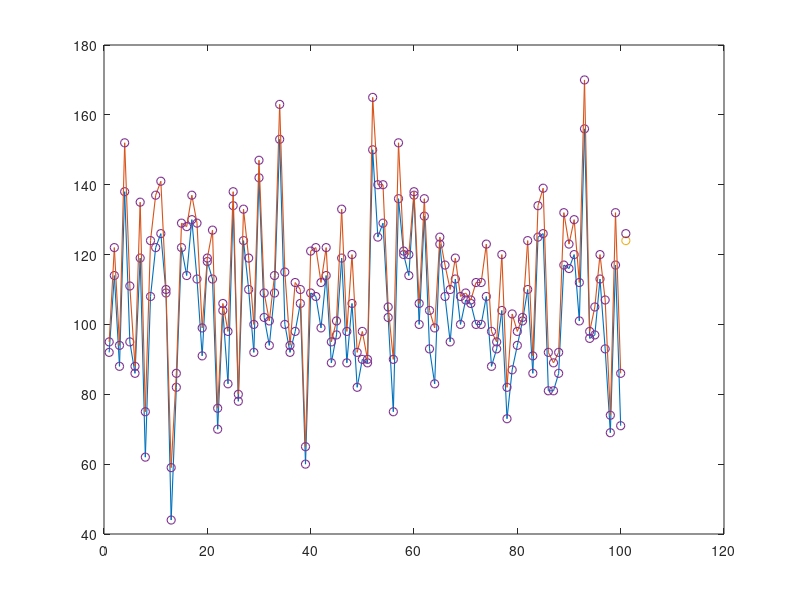

MATLAB code for this plot:
clc;
clear ;
%% 历史开奖数据
% 第一个红球
red1 = [06,02,02,05,07, 03, 01, 02, 04, 12, ...
        06, 04, 02, 06, 06, 05, 06, 07, 05, 09, ...
        03, 01, 07, 07, 06, 03, 14, 05, 03, 12, ...
        01, 04, 05, 14, 08, 02, 01, 09, 02, 03, ...
        05, 05, 02, 01, 03, 02, 03, 05, 02, 03, ...
        02, 07, 10, 08, 02, 01, 12, 06, 06, 16, ...
        01, 16, 06, 04, 09, 06, 01, 07, 06, 04, ...
        04, 05, 06, 05, 01, 08, 03, 01, 01, 05, ...
        04, 04, 08, 03, 07, 01, 05, 03, 02, 01, ...
        08, 07, 21, 06, 04, 03, 04, 02, 01, 02, ...
        ];  %100    
% 第二个红球
red2 = [13, 12, 05, 19, 10, 06, 20, 03, 15, 18, ...
        15, 07, 03, 07, 14, 10, 09, 11, 06, 11, ...
        07, 07, 12, 09, 19, 04, 15, 11, 08, 23, ...
        10, 10, 12, 17, 12, 03, 10, 12, 06, 12, ...
        07, 10, 17, 07, 12, 11, 07, 07, 04, 05, ...
        05, 24, 14, 12, 04, 06, 15, 13, 09, 18, ...
        03, 18, 08, 06, 14, 11, 05, 12, 07, 06, ...
        07, 14, 10, 07, 02, 09, 17, 04, 09, 12, ...
        08, 10, 12, 18, 09, 04, 06, 09, 07, 04, ...
        18, 10, 22, 11, 13, 16, 05, 03, 11, 06, ...
        ];  %100
% 第三个红球
red3 = [15, 21, 16, 24, 12, 09, 22, 07, 17, 19, ...
        23, 08, 04, 13, 16, 19, 24, 16, 14, 14, ...
        22, 11, 17, 10, 24, 10, 18, 20, 10, 24, ...
        11, 11, 19, 26, 13, 14, 13, 13, 07, 14, ...
        21, 11, 20, 08, 17, 24, 08, 17, 07, 08, ...
        11, 27, 18, 21, 09, 11, 20, 14, 18, 19, ...
        16, 20, 09, 12, 18, 14, 13, 15, 13, 09, ...
        15, 15, 14, 15, 04, 10, 18, 05, 15, 15, ...
        11, 11, 13, 23, 14, 08, 09, 15, 15, 25, ...
        20, 16, 24, 13, 14, 17, 10, 04, 23, 07, ...
        ];  %100
% 第四个红球
red4 = [17, 23, 17, 28, 16, 15, 23, 09, 19, 20, ...
        24, 29, 07, 14, 27, 20, 29, 17, 20, 22, ...
        24, 15, 19, 14, 25, 15, 19, 22, 13, 26, ...
        22, 14, 22, 31, 19, 16, 20, 16, 10, 16, ...
        22, 21, 23, 21, 18, 25, 14, 20, 18, 14, ...
        17, 29, 23, 27, 26, 14, 26, 23, 19, 24, ...
        18, 21, 17, 13, 23, 20, 21, 24, 19, 27, ...
        18, 16, 15, 19, 25, 13, 19, 15, 17, 17, ...
        21, 23, 14, 24, 31, 21, 13, 17, 29, 27, ...
        22, 20, 28, 16, 18, 19, 13, 06, 24, 15, ...
        ];  %100
% 第五个红球
red5 = [20, 25, 18, 30, 19, 22, 25, 20, 25, 21, ...
        25, 30, 10, 15, 28, 29, 30, 30, 21, 30, ...
        26, 17, 24, 19, 28, 22, 26, 23, 26, 27, ...
        26, 23, 25, 32, 23, 26, 22, 24, 15, 31, ...
        24, 22, 25, 23, 19, 27, 27, 26, 25, 27, ...
        21, 31, 27, 28, 28, 17, 30, 31, 29, 28, ...
        29, 23, 22, 17, 28, 27, 26, 26, 26, 28, ...
        29, 18, 26, 29, 26, 24, 20, 17, 22, 18, ...
        27, 30, 19, 25, 32, 23, 23, 20, 31, 29, ...
        24, 21, 29, 19, 20, 25, 30, 21, 26, 20, ...
        ];  %100
% 第六个红球
red6 = [21, 31, 30, 32, 31, 31, 28, 21, 28, 32, ...
        33, 31, 18, 27, 31, 31, 32, 32, 25, 32, ...
        31, 19, 25, 24, 32, 24, 32, 29, 32, 30, ...
        32, 32, 26, 33, 25, 31, 32, 32, 20, 33, ...
        29, 30, 27, 29, 28, 30, 30, 31, 26, 33, ...
        33, 32, 33, 33, 33, 26, 33, 33, 33, 32, ...
        33, 33, 31, 31, 31, 30, 29, 29, 29, 33, ...
        33, 32, 29, 33, 30, 29, 27, 31, 23, 27, ...
        30, 32, 20, 32, 33, 24, 25, 22, 33, 30, ...
        28, 27, 32, 31, 28, 33, 31, 33, 32, 21, ...
        ];  %100
% 蓝球
blue = [03,08,06,14,16,02,16,13,16,15,...
        15,01,15,04,07,14,07,16,08,01,...
        14,06,02,15,04,02,09,09,08,05,...
        07,07,05,10,15,02,14,04,05,12,...    
        14,13,08,06,04,14,09,14,10,08,...
        01,15,15,11,03,15,16,01,06,01,...
        06,05,11,16,02,09,15,06,08,02,...
        01,12,12,15,10,02,16,09,16,04,...    
        01,14,05,09,13,11,08,06,15,07,...    
        10,11,14,02,08,07,14,05,15,15,...
        ];  %100 
%% 数据分析
n = 100;    %共100期
x = 1:1:n;  
xmax = 105; %X轴最大范围
axis([0 xmax 40 175]) %设置范围
sumred = zeros(0,200);  %预赋值
  for i=1:n
      sumred(i) = red1(i)+red2(i)+red3(i)+red4(i)+red5(i)+red6(i);  %计算红球和值
  end
 
plot(x,sumred,'o-','LineWidth',0.8,'MarkerEdgeColor','#7E2F8E');  %绘制点
hold on;
sumall = zeros(0,200);  %预赋值
for i=1:n
      sumall(i) = red1(i)+red2(i)+red3(i)+red4(i)+red5(i)+red6(i)+blue(i);  %计算总和值
end 
plot(x,sumall,'o-','LineWidth',0.8,'MarkerEdgeColor','#7E2F8E');  %绘制点
hold on;

next = [05 ,14 ,17, 27, 29, 32, 02]; % 下期预选数
nextred = [05 ,14 ,17, 27, 29, 32] ; % 下期红球
nextblue = 02 ; %下期蓝球
sumnextred = sum(nextred);
sumnextall = sumnextred+nextblue;
plot(n+1,sumnextred,'o','LineWidth',0.8);  %绘制点
plot(n+1,sumnextall,'o','LineWidth',0.8);  %绘制点
